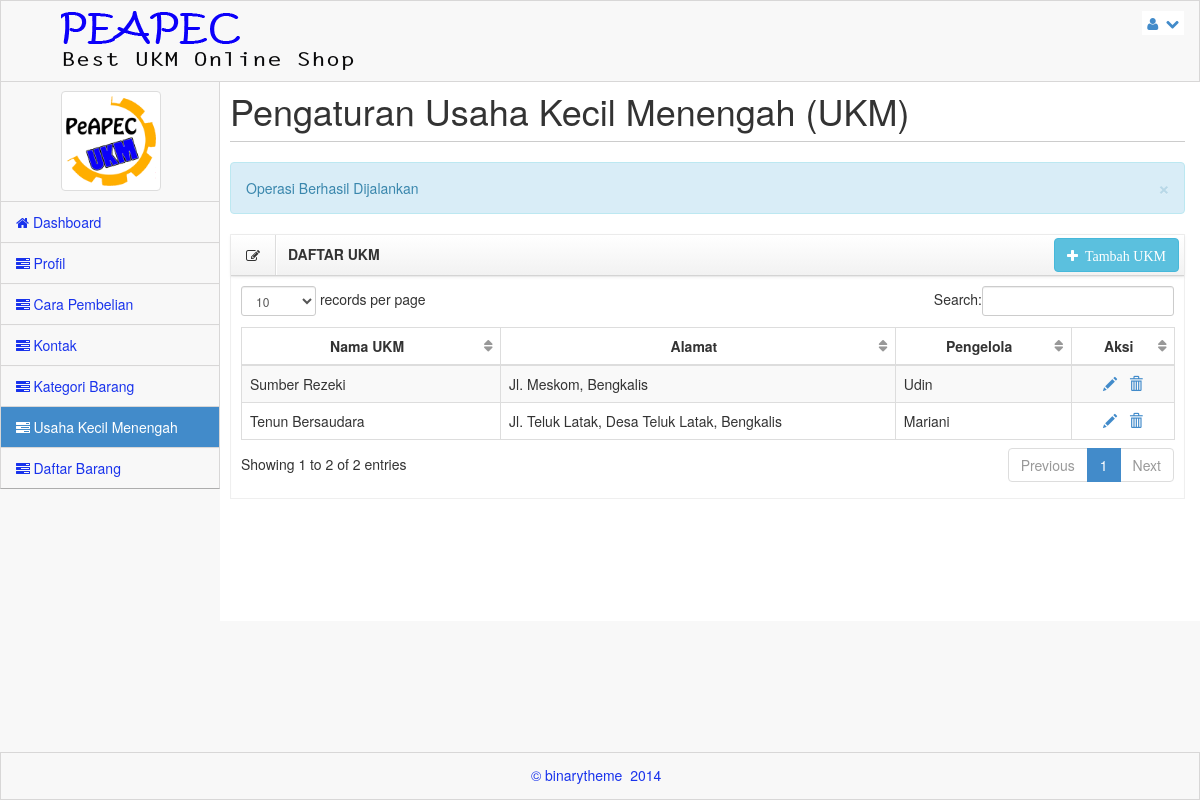
The page /admin/ukm.html?message=success (signed in) on the database its author committed.
### tables this page shows
CREATE TABLE IF NOT EXISTS `tbl_ukm` (
  `id_ukm` varchar(150) NOT NULL,
  `nama_ukm` varchar(100) NOT NULL,
  `alamat_ukm` text NOT NULL,
  `pengelola_ukm` varchar(100) NOT NULL,
  `ket_ukm` text NOT NULL,
  PRIMARY KEY (`id_ukm`)
);

### admin/admUKM.php (the view, shortened to what this page needs)
<?php
$qryKategori = mysql_query("select * from tbl_ukm order by ket_ukm desc");
?>
<link rel="stylesheet" type="text/css" href="assets/modal/jquery-confirm.css" />
<link href="assets/plugins/dataTables/dataTables.bootstrap.css" rel="stylesheet" />
    <div class="row">
        <div class="col-lg-12">
        <h1>Pengaturan Usaha Kecil Menengah (UKM)</h1>
        <hr />
        <?php
		$pesan = $_GET['message'];
		if ($pesan=="success"){
		?>
			<div class="alert alert-info alert-dismissable">
				<button type="button" class="close" data-dismiss="alert" aria-hidden="true">&times;</button>
				Operasi Berhasil Dijalankan
			</div>
		<?php
		}
		?>
    <div class="box dark">
        <header>
            <div class="icons"><i class="icon-edit"></i></div>
            <h5>DAFTAR UKM</h5>
            <div class="toolbar" style="margin-top:3px; margin-right:5px;">
                <a href="<?php echo $link."tambah-ukm.html";?>" >
                    <button class="btn btn-info">
                        <i class="icon-plus">&nbsp;&nbsp;Tambah UKM</i>
                    </button>
                </a>
            </div>
        </header>
        <div id="div-1" class="accordion-body collapse in body">
            <div class="table-responsive">
                <table class="table table-striped table-bordered table-hover" id="dataTables-example">
                    <thead>
                        <tr>
                            <th style="width:25%; vertical-align:middle; text-align:center;">Nama UKM</th>
                            <th style="width:38%; vertical-align:middle; text-align:center;">Alamat</th>
                            <th style="width:17%; vertical-align:middle; text-align:center;">Pengelola</th>
                            <th style="width:10%; vertical-align:middle; text-align:center;">Aksi</th>
                        </tr>
                    </thead>
                    <tbody>
                    <?php
                    while($p = mysql_fetch_array($qryKategori)){
                    ?>
                        <tr class="odd gradeX">
                            <td><?php echo $p['1'];?></td>
                            <td><?php echo $p['2'];?></td>
                            <td class="center" ><?php echo $p['3'];?></td>
                            <td class="center" style="text-align:center; vertical-align:middle;">
                            <a style="text-decoration:none;" href="edit-ukm.html?ukm=<?php echo $p['0'];?>">
                              <i class="glyphicon glyphicon-pencil"></i>
                            </a> &nbsp;
                            <a style="text-decoration:none; cursor:pointer;" title="Hapus Kategori"  onclick="return hapus('<?php echo $p['0'];?>')">
                              <i class="glyphicon glyphicon-trash"></i>
                            </a>
                            </td>
                        </tr>
                    <?php
                    }
                    ?>
                    </tbody>
                </table>
        </div>
        	</div>
    	</div>
	</div>
</div>

### admin/assets/css/main.css (style rules this page uses)
@media (min-width: 768px) { html, body { height: 100%; } }
body.padTop53 { padding-top: 75px; overflow: visible; }
@media (min-width: 802px) { body.padTop53 { padding-top: 51px; } }
.inner .row { margin-right: -15px; margin-left: -15px; }
.box { position: relative; display: block; margin: 10px auto; border: 1px solid #efefef; }
.box header { background-repeat: repeat-x; border-bottom: 1px solid #d4d4d4; -webkit-box-shadow: 0 1px 4px rgba(0, 0, 0, 0.065); box-shadow: 0 1px 4px rgba(0, 0, 0, 0.065); background-image: linear-gradient(to bottom, #ffffff 0%, #f2f2f2 100%); }
.box header:before, .box header:after { display: table; content: " "; }
.box header:after { clear: both; }
.box header .icons, .box header h5, .box header .toolbar { position: relative; display: block; float: left; min-height: 1px; padding: 0; margin: 0; }
.box header .icons { padding: 10px 15px; border-right: 1px solid #ddd; -webkit-box-shadow: 1px 0px 0px #ffffff; box-shadow: 1px 0px 0px #ffffff; }
.box header h5 { padding: 12px; font-weight: bold; }
.box header .toolbar { display: inline-table; float: right; }
.box .body { padding: 10px; -webkit-box-shadow: inset 0 1px 1px rgba(0, 0, 0, 0.05); box-shadow: inset 0 1px 1px rgba(0, 0, 0, 0.05); }
.inner hr { margin-top: 10px; border-top-color: #ccc; }

### admin/assets/css/MoneAdmin.css (style rules this page uses)
body { background-color: #f8f8f8; }
table.dataTable thead .sorting, table.dataTable thead .sorting_asc:after, table.dataTable thead .sorting_desc, table.dataTable thead .sorting_asc_disabled, table.dataTable thead .sorting_desc_disabled { background: transparent; }
table.dataTable thead .sorting_asc:after { content: "\f0de"; float: right; font-family: fontawesome; }
table.dataTable thead .sorting:after { content: "\f0dc"; float: right; font-family: fontawesome; color: rgba(50,50,50,.5); }

### rows shown on the page
tbl_ukm: nama_ukm "Sumber Rezeki", alamat_ukm "Jl. Meskom, Bengkalis", pengelola_ukm "Udin"
tbl_ukm: nama_ukm "Tenun Bersaudara", alamat_ukm "Jl. Teluk Latak, Desa Teluk Latak, Bengkalis", pengelola_ukm "Mariani"
